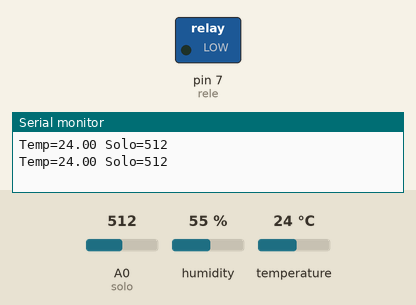
Simulated run of this sketch. Board: Arduino Uno, built with avr-gcc and run on an emulated ATmega328P. Parts: switched loads named in the sketch (green lamp = pin HIGH), the last lines printed to the serial monitor. The inputs (shaded band) are chosen by the test bench; at power-on: A0 (solo) = 512, humidity 55 %, temperature 24 °C.

Above: at 2.3 s.
2.4 s: A0 (solo) set to 641
4.5 s: A0 (solo) set to 661
At 5.4 s:
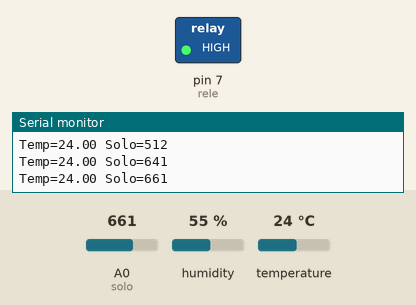
6.6 s: A0 (solo) set to 640
At 8.6 s:
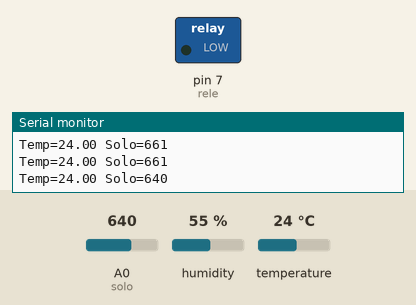
9.0 s: A0 (solo) set to 660
At 9.4 s:
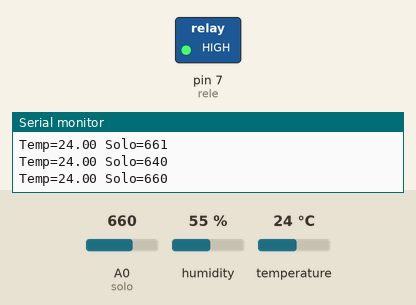
Timing chart, 0 to 12.0 s (numbered marks = the images above; inputs shaded):
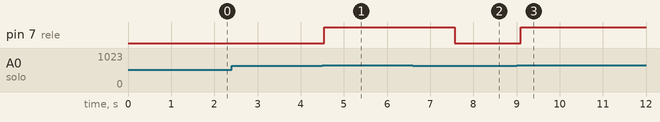

The sketch:

Projeto_148_Estacao_de_Monitoramento_Agricola.ino
```cpp
// Projeto 148 - Estação de Monitoramento Agrícola
// Arduino Uno | Arduino Neon Lab

#include <DHT.h>

 DHT dht(2,DHT11); int solo=A0, rele=7;
 void setup(){ dht.begin(); pinMode(rele,OUTPUT); Serial.begin(9600); }
 void loop(){
   float t = dht.readTemperature();
   int umidadeSolo = analogRead(solo);
   bool seco = umidadeSolo > 650;
   digitalWrite(rele, seco);
   Serial.print("Temp="); Serial.print(t); Serial.print(" Solo="); Serial.println(
 umidadeSolo);
   delay(1500);
 }
```

Measured:
- the behaviour switches between 650 and 651 on A0 (solo) (found by bisection; images 0 and 1)
- after the input at 4.5 s, pin 7 (rele): LOW → HIGH after 0.05 s
- after the input at 6.6 s, pin 7 (rele): HIGH → LOW after 0.97 s
- after the input at 9.0 s, pin 7 (rele): LOW → HIGH after 0.10 s
